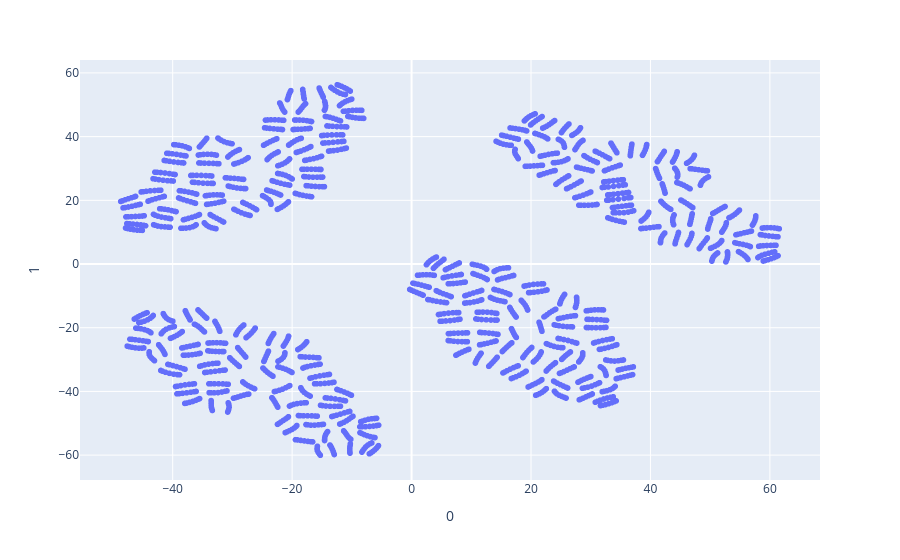

This figure's notebook cell:
### Code cell
from sklearn.manifold import TSNE
import plotly.express as px

t_sne = TSNE(
    n_components=2,
    random_state=0,
)
trajs_t_sne = t_sne.fit_transform(all_trajs)

fig = px.scatter(
    trajs_t_sne , x=0, y=1
)
fig.show()

### Figure 1 — Plotly figure (JSON) as saved in the notebook; plotly's stock layout.template omitted (floating-point values rounded to 4 significant figures; data arrays with more than 128 entries replaced by an {"elided": "..."} marker saying what was removed)
{"data": [{"hovertemplate": "0=%{x}<br>1=%{y}<extra></extra>", "legendgroup": "", "marker": {"color": "#636efa", "symbol": "circle"}, "mode": "markers", "name": "", "showlegend": false, "type": "scattergl", "x": {"elided": "1960 float values"}, "xaxis": "x", "y": {"elided": "1960 float values"}, "yaxis": "y"}], "layout": {"legend": {"tracegroupgap": 0}, "margin": {"t": 60}, "xaxis": {"anchor": "y", "domain": [0, 1], "title": {"text": "0"}}, "yaxis": {"anchor": "x", "domain": [0, 1], "title": {"text": "1"}}}}
